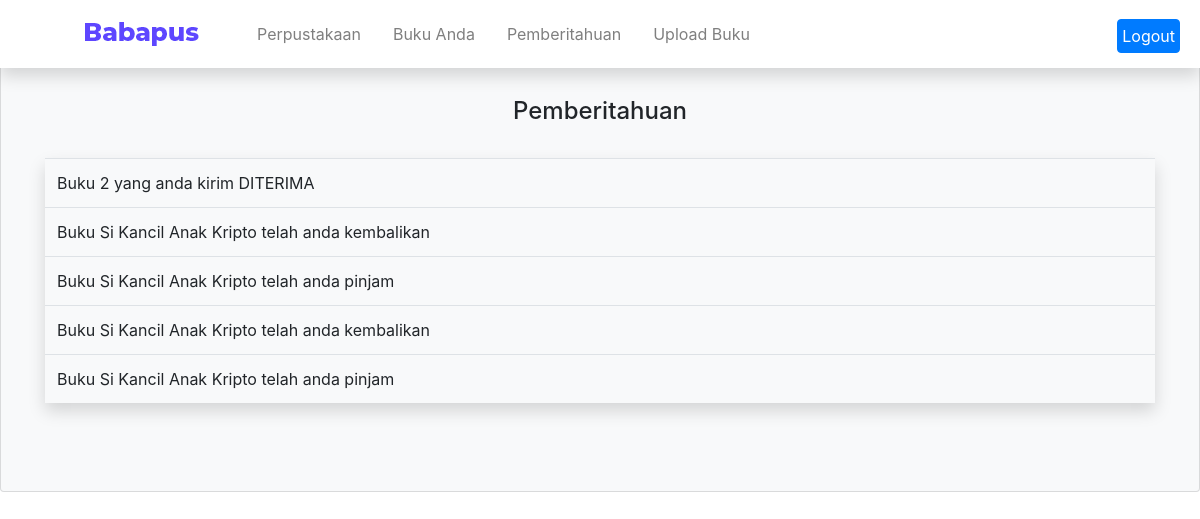
/public/home/notif/5 (signed in), run on the app's committed database.
### tables this page shows
CREATE TABLE `tb_notif` (
  `idnotif` int(10) NOT NULL,
  `iduser` int(10) NOT NULL,
  `judul` varchar(50) NOT NULL,
  `pesan` varchar(50) DEFAULT NULL
);

### app/core/Controller.php (called while the page is built, shortened)
<?php
    class Controller{
        public function view($view, $data = []){
            require_once '../app/views/' . $view . '.php';
        }
        public function model($model){
            return new $model;
        }
    }
?>

### app/controllers/Home.php (called while the page is built, shortened)
<?php
    class Home extends Controller{
        public function notif($id){
            $data['iduser'] = $this->model('notif_model')->getAllNotif($id);
            $this->view('home/notifikasi',$data);
        }
    }
?>

### app/core/App.php (called while the page is built, shortened)
<?php
    class App{
        protected $method = 'index';
        protected $params = [];
        public function __construct(){
            $url = $this->parseURL();
            if(file_exists('../app/controllers/' . $url[0] . '.php')){
                unset($url[0]);
            }
            $this->controller = new $this->controller;
            if(isset($url[1])){
                if(method_exists($this->controller, $url[1])){
                    $this->method = $url[1];
                    unset($url[1]);
                }
            }
            if(!empty($url)){
            $this->params = array_values($url);
            }
                call_user_func_array([$this->controller, $this->method], $this->params);
            }
            public function parseURL(){
                if( isset($_GET['url'])){
                $url = rtrim($_GET['url'], '/');
                $url = filter_var($url, FILTER_SANITIZE_URL);
                $url = explode('/',$url);
                return $url;
            }
        }
    }

### public/index.php (called while the page is built, shortened)
<?php
$app = new App;

### app/core/Database.php (called while the page is built, shortened)
<?php
    class Database{
        private $host = DB_HOST;
        private $user = DB_USER;
        private $pass = DB_PASS;
        private $dbnm = DB_NAME;
        private $dbh;
        private $stmt;
        public function __construct() {
            $dsn = 'mysql:host='. $this->host .';dbname='. $this->dbnm;
            $option = [
                PDO::ATTR_PERSISTENT => true,
                PDO::ATTR_ERRMODE => PDO::ERRMODE_EXCEPTION
            ];
            try{
                $this->dbh = new PDO($dsn,$this->user,$this->pass, $option);
            }catch(PDOException $e){
                die($e->getMessage());
            }
        }
        public function query($query)
        {
            $this->stmt = $this->dbh->prepare($query);
        }
        public function execute(){
            $this->stmt->execute();
        }
        public function resultSet()
        {
            $this->execute();
            return $this->stmt->fetchAll(PDO::FETCH_ASSOC);
        }
    }
?>

### app/models/notif_model.php (called while the page is built, shortened)
<?php
    class notif_model{
        private $table = 'tb_notif';
        private $db;
        public function __construct(){
            $this->db = new Database;
        }
        public function getAllNotif($id){
            $this->db->query('SELECT * FROM ' . $this->table.' WHERE iduser='.$id.' ORDER BY idnotif DESC');
            return $this->db->resultSet();
        }
    }
?>

### app/views/home/notifikasi.php (the view)
<section id="card" class="card bg-light py-5">
        <div class="container mb-4">
        <div class="col text-center pb-4">
          <h4>Pemberitahuan </h4>
        </div>
        <table class="table table-hover shadow">
            <tbody>
            <?php foreach ($data['iduser'] as $akunb) :?>
                    <tr>
                        <td>Buku <?= $akunb['judul']?> <?= $akunb['pesan']?></td>
                    </tr>
            <?php endforeach; ?>
            </tbody>
        </table>
        </div>
</section>

### app/views/templates/header.php (style rules this page uses)
section { min-height: 420px; }

### data on the page
tb_notif: judul "2", pesan "yang anda kirim DITERIMA"
tb_notif: judul "Si Kancil Anak Kripto", pesan "telah anda kembalikan"
tb_notif: judul "Si Kancil Anak Kripto", pesan "telah anda pinjam"
tb_notif: judul "Si Kancil Anak Kripto", pesan "telah anda kembalikan"
tb_notif: judul "Si Kancil Anak Kripto", pesan "telah anda pinjam"
